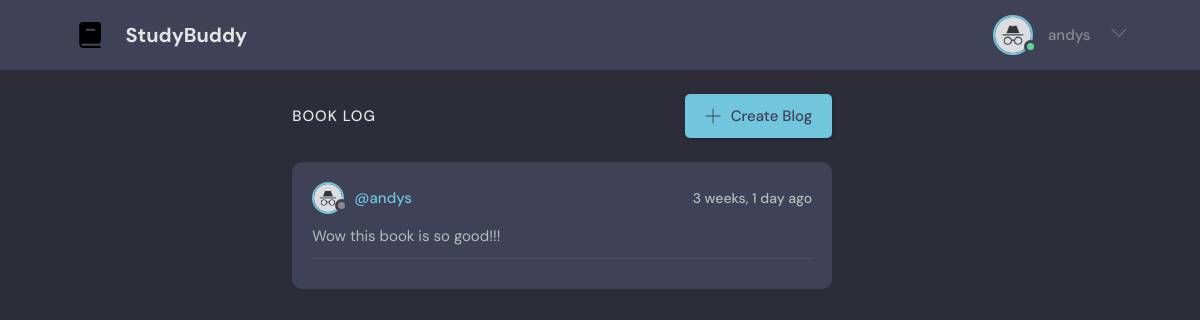
Before: /room/7 (signed in) with the older database file.
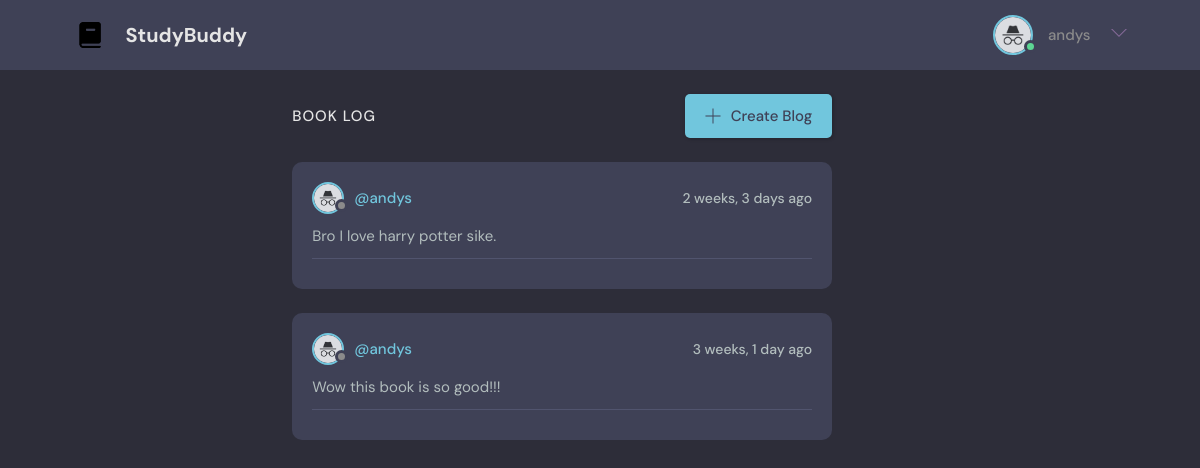
After: the same page with the newer database file.
### base/models.py (models this page shows, shortened)
class Blog(models.Model):
    user = models.ForeignKey(User, on_delete=models.SET_NULL, null=True)
    slot = models.ForeignKey(Slot, on_delete=models.SET_NULL, null=True)
    body = models.TextField()
    updated = models.DateTimeField(auto_now=True) #when affected
    created = models.DateTimeField(auto_now_add=True) #intial time
    class Meta:
        ordering = ['-updated', '-created']

### base/views.py (the view)
# urls.py: path('room/<str:pk>', views.roomView, name='room'),
@login_required(login_url='/login')
def roomView(request, pk):
    slot = Slot.objects.get(id=pk)
    blogs = slot.blog_set.all()
    context = {'slot':slot, 'blogs':blogs}
    return render(request, 'base/room.html', context)

### base/templates/base/room.html (shortened to what this page needs)
{% extends 'main.html' %}
{% block content %}
    <main class="layout layout--3">
      <div class="container">
        <div class="roomList">
          <div class="roomList__header">
            <div>
              <h2>Book Log</h2>
            </div>
            <a class="btn btn--main" href="{% url 'add-blog' slot.id %}">
              <svg version="1.1" xmlns="http://www.w3.org/2000/svg" width="32" height="32" viewBox="0 0 32 32">
                <title>add</title>
                <path
                  d="M16.943 0.943h-1.885v14.115h-14.115v1.885h14.115v14.115h1.885v-14.115h14.115v-1.885h-14.115v-14.115z"
                ></path>
              </svg>
              Create Blog
            </a>
          </div>
          {% include 'base/blog/blog_componets.html' %}
        </div>
      </div>
    </main>
{% endblock %}

### base/templates/base/blog/blog_componets.html
{% load static %}
{% for blog in blogs %}
<div class="roomListRoom">
  <div class="roomListRoom__header">
    <a href="{%url 'room' slot.id %}" class="roomListRoom__author">
      <div class="avatar avatar--small">
        <img src="{% static 'images/profile.png' %}" />
      </div>
      <span>@{{blog.user}}</span>
    </a>
    <div class="roomListRoom__actions">
      <span>{{blog.updated|timesince}} ago</span>
    </div>
  </div>
  <div class="roomListRoom__content">
    <p>
      {{blog.body}}
    </p>
  </div>
  <div class="roomListRoom__meta">
  </div>
</div>
{% endfor %}

Changed rows visible on the page:
added Blog: user "andys", updated "2 weeks, 3 days", body "Bro I love harry potter sike."
